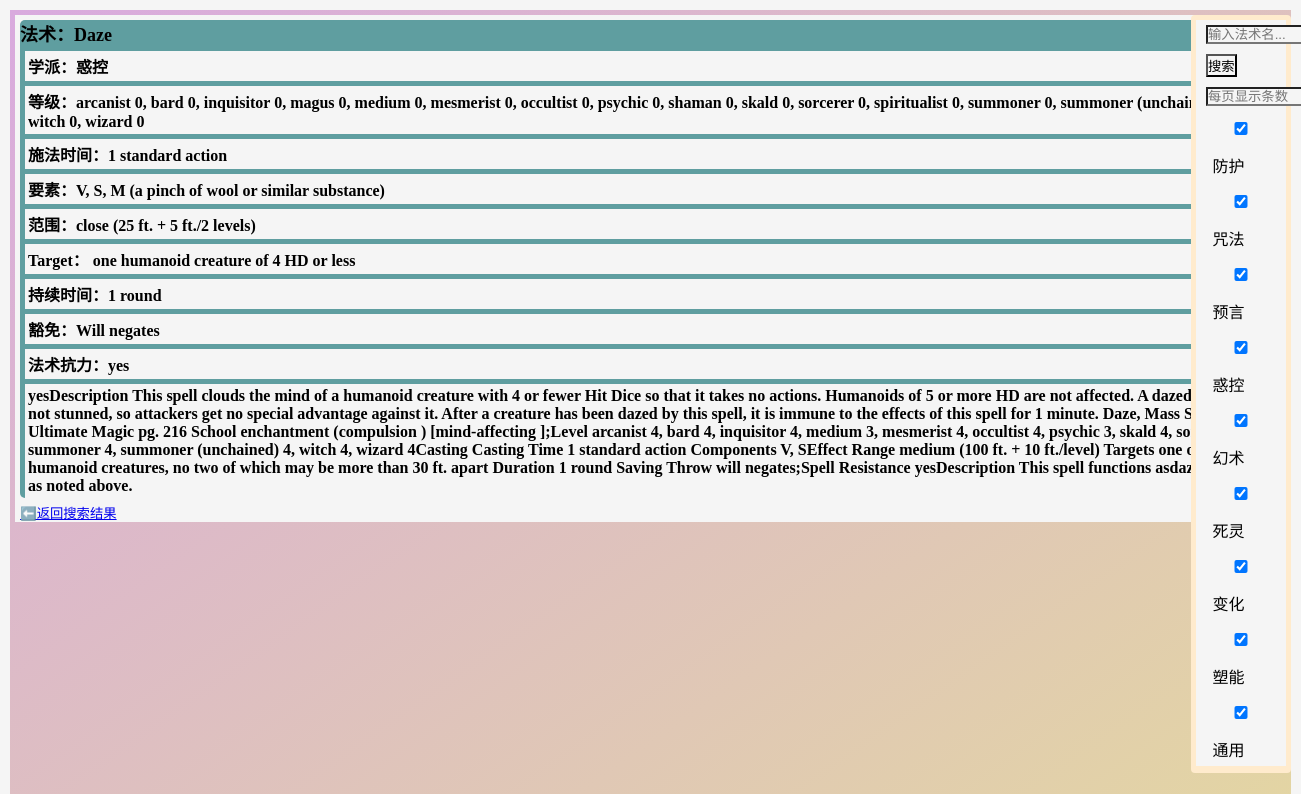
The page /search/Daze on the database its author committed.
### tables this page shows
CREATE TABLE spells (
                id          INTEGER PRIMARY KEY AUTOINCREMENT,
                no          INTEGER,
                name        TEXT NOT NULL,
                school      TEXT,
                level       TEXT,
                casting_time TEXT,
                components  TEXT,
                range       TEXT,
                effect      TEXT,
                aiming      TEXT,
                duration    TEXT,
                saving_throw TEXT,
                resistance  TEXT,
                description TEXT
            );

### routes/search.py (the view)
@search_bp.route("/search/<spell_name>")
def spell_detail(spell_name):
    conn = get_db()
    cursor = conn.cursor()
    cursor.execute("SELECT * FROM spells WHERE name=? COLLATE NOCASE",(spell_name,))
    roww = cursor.fetchone()
    if roww:
        return render_template("spell_details.html",spell=roww)
    else:
        return render_template("spell.html", kw=spell_name, page=1, rpp=25, results=[], ttp=0, url_args="")

### db.py (called while the page is built)
def get_db():
    if 'db' not in g:
        g.db = sqlite3.connect(current_app.config["DATABASE"])
        g.db.row_factory = sqlite3.Row
    return g.db

def close_connection(exception=None):
    db = g.pop('db', None)
    if db is not None:
        db.close()

### templates/spell_details.html
    {%extends "base.html"%}
    {% block content %}
    <section class="content">
        <h1 class="title">
            法术：{{ spell.name }}
            <p class="sc">学派：{{ spell["school"] }}</p>
            <p class="le">等级：{{ spell.level }}</p>
            <p class="ti">施法时间：{{ spell.casting_time }}</p>
            <p class="co">要素：{{ spell.components }}</p>
            <p class="ra">范围：{{ spell.range }}</p>
            <p class="ef">{{ spell.effect }}：{{ spell.aiming }}</p>
            <p class="du">持续时间：{{ spell.duration }}</p>
            <p class="sa">豁免：{{ spell.saving_throw }}</p>
            <p class="re">法术抗力：{{ spell.resistance }}</p>
            <p class="de">{{ spell.description }}</p>
        </h1>
        <a href="javascript:history.back()">⬅️返回搜索结果</a>
        {% endblock%}

### static/style.css (style rules this page uses)
* { margin: 0; padding: 0; box-sizing: border-box; background: whitesmoke; margin: 5px; }
body { background: linear-gradient(145deg, #d9aade, #e3d5a3); display: flex; flex-flow: column wrap; align-items: center; min-height: 100vh; font-family: "Georgia", serif; }
.title p { font-size: medium; margin: 5px; padding: 3px; display: flex; flex-flow: column; text-decoration: none; }
.title { background-color: cadetblue; font-size: large; font-weight: bold; text-decoration: none; border-radius: 5px; }
.content a { font-size: smaller; }

### rows shown on the page
spells: name "Daze", school "惑控", level "arcanist 0, bard 0, inquisitor 0, magus 0, medium 0, mesmerist 0, occultist 0, psychic 0, shaman 0, skald 0, sorcerer 0, spiritualist 0, summoner 0, summoner (unchained) 0, witch 0, wizard 0", casting_time "1 standard action", components "V, S, M (a pinch of wool or similar substance)", range "close (25 ft. + 5 ft./2 levels)", effect "Target", aiming "one humanoid creature of 4 HD or less", duration "1 round", saving_throw "Will negates", resistance "yes", description "yesDescription This spell clouds the mind of a humanoid creature with 4 or fewer Hit Dice so that it takes no actions. Humanoids of 5 or more HD are not affected. A dazed subject is not stunned, so attackers get no special advantage against it. After a creature has been dazed by this spell, it is immune to the effects of this spell for 1 minute. Daze, Mass Source Ultimate Magic pg. 216 School enchantment (compulsion ) [mind-affecting ];Level arcanist 4, bard 4, inquisitor 4, medium 3, mesmerist 4, occultist 4, psychic 3, skald 4, sorcerer 4, summoner 4, summoner (unchained) 4, witch 4, wizard 4Casting Casting Time 1 standard action Components V, SEffect Range medium (100 ft. + 10 ft./level)…"
